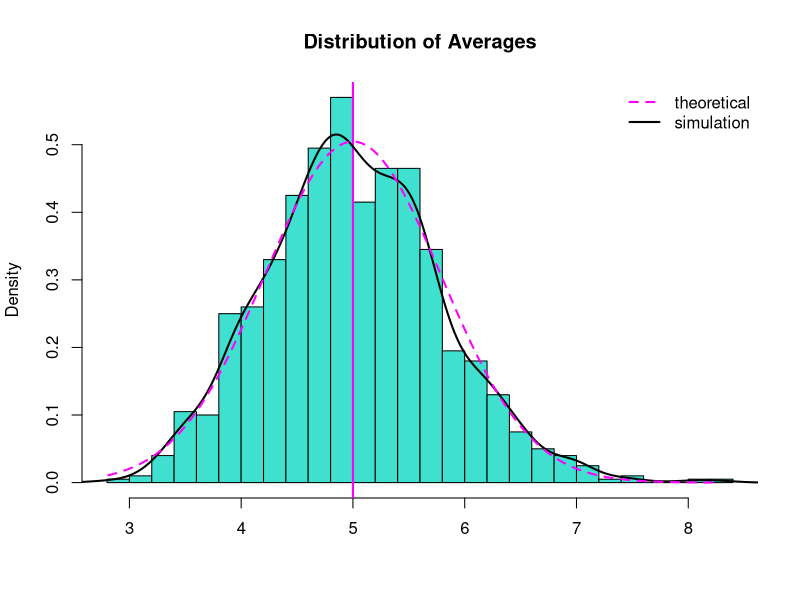
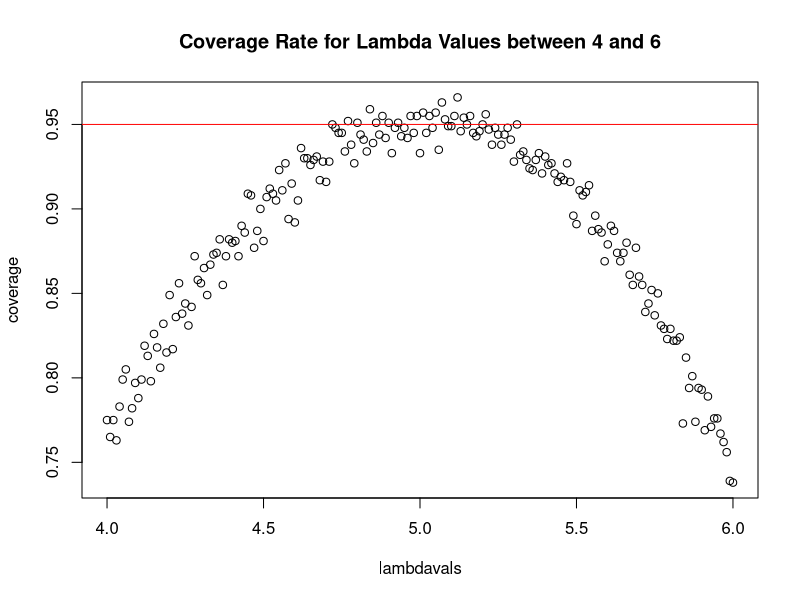

Write the R code that produced these figures, in order.
## ---- chunk 1
nosim <- 1000
lambda <- 0.2
n <- 40
set.seed(12)
sim <- matrix(rexp(nosim*n, rate=lambda), nosim, n)
sim.means <- rowMeans(sim)
#Plotting the distribution of averages
hist(sim.means, col="turquoise", prob=TRUE, xlab = "", main="Distribution of Averages", breaks=30)
abline(v=1/lambda, col="magenta", lwd=2)
lines(density(sim.means), lwd=2)
# Normal distribution curve
xnorm <- seq(min(sim.means), max(sim.means), length=1000)
ynorm <- dnorm(xnorm, mean=1/lambda, sd=(1/lambda/sqrt(n)))
lines(xnorm, ynorm, col="magenta", lty=2, lwd=2)
legend("topright", c("theoretical","simulation"), lty=c(2,1), lwd=(2), col=c("magenta", "black"), bty="n")
## ---- chunk 2
simulation.mean <- round(mean(sim.means), 2)
theoretical.mean <- 1/lambda
sample.variance <- round(var(sim.means), 2)
theoretical.var <- (1/lambda)^2/n
## ---- chunk 3
lambdavals <- seq(4, 6, by=0.01)
coverage <- sapply(lambdavals, function(lvals) {
    mhats <- rowMeans(matrix(rexp(nosim*n, rate=0.2), nosim, n))
    ll <- mhats - qnorm(0.975) * sqrt(1/lambda**2/n)
    ul <- mhats + qnorm(0.975) * sqrt(1/lambda**2/n)
    mean(ll < lvals & ul > lvals)    
})
plot(lambdavals, coverage, main="Coverage Rate for Lambda Values between 4 and 6")
abline(h=0.95, col="red")
